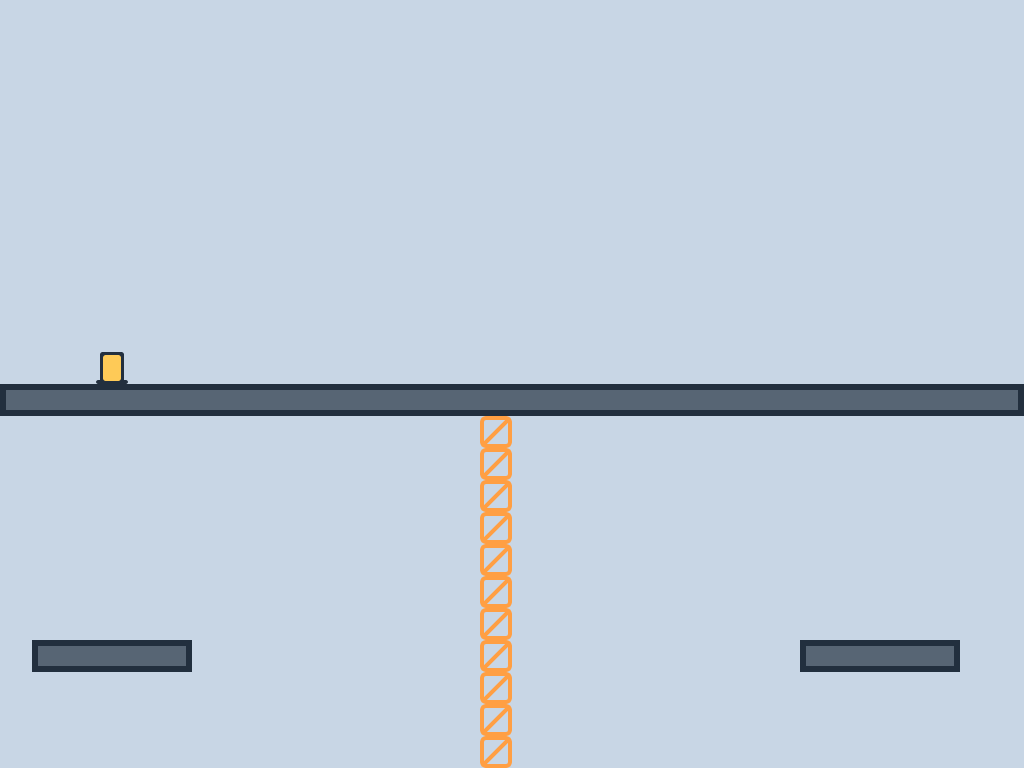

Tiled map render using the project's own tile images. Description and the whole map definition, tile-layer contents included, below:
An orthogonal 32x24 tile map with 32x32 px tiles, 2 tile layers (Ground, Barrier) and 9 objects.

<map version="1.2" tiledversion="1.3.1" orientation="orthogonal" renderorder="right-down" compressionlevel="0" width="32" height="24" tilewidth="32" tileheight="32" infinite="0" nextlayerid="13" nextobjectid="97">
 <tileset firstgid="1" source="tilemap.tsx" />
 <layer id="5" name="Ground" width="32" height="24">
  <properties>
   <property name="StartPosX" type="float" value="2" />
   <property name="StartPosY" type="float" value="18" />
  </properties>
  <data encoding="csv">
6,6,6,6,6,6,6,6,6,6,6,6,6,6,6,6,6,6,6,6,6,6,6,6,6,6,6,6,6,6,6,6,
6,6,6,6,6,6,6,6,6,6,6,6,6,6,6,6,6,6,6,6,6,6,6,6,6,6,6,6,6,6,6,6,
6,6,6,6,6,6,6,6,6,6,6,6,6,6,6,6,6,6,6,6,6,6,6,6,6,6,6,6,6,6,6,6,
6,6,6,6,6,6,6,6,6,6,6,6,6,6,6,6,6,6,6,6,6,6,6,6,6,6,6,6,6,6,6,6,
6,6,6,6,6,6,6,6,6,6,6,6,6,6,6,6,6,6,6,6,6,6,6,6,6,6,6,6,6,6,6,6,
6,6,6,6,6,6,6,6,6,6,6,6,6,6,6,6,6,6,6,6,6,6,6,6,6,6,6,6,6,6,6,6,
6,6,6,6,6,6,6,6,6,6,6,6,6,6,6,6,6,6,6,6,6,6,6,6,6,6,6,6,6,6,6,6,
6,6,6,6,6,6,6,6,6,6,6,6,6,6,6,6,6,6,6,6,6,6,6,6,6,6,6,6,6,6,6,6,
6,6,6,6,6,6,6,6,6,6,6,6,6,6,6,6,6,6,6,6,6,6,6,6,6,6,6,6,6,6,6,6,
6,6,6,6,6,6,6,6,6,6,6,6,6,6,6,6,6,6,6,6,6,6,6,6,6,6,6,6,6,6,6,6,
6,6,6,6,6,6,6,6,6,6,6,6,6,6,6,6,6,6,6,6,6,6,6,6,6,6,6,6,6,6,6,6,
6,6,6,6,6,6,6,6,6,6,6,6,6,6,6,6,6,6,6,6,6,6,6,6,6,6,6,6,6,6,6,6,
37,38,38,38,38,38,38,38,38,38,38,38,38,38,38,38,38,38,38,38,38,38,38,38,38,38,38,38,38,38,38,39,
6,6,6,6,6,6,6,6,6,6,6,6,6,6,6,6,6,6,6,6,6,6,6,6,6,6,6,6,6,6,6,6,
6,6,6,6,6,6,6,6,6,6,6,6,6,6,6,6,6,6,6,6,6,6,6,6,6,6,6,6,6,6,6,6,
6,6,6,6,6,6,6,6,6,6,6,6,6,6,6,6,6,6,6,6,6,6,6,6,6,6,6,6,6,6,6,6,
6,6,6,6,6,6,6,6,6,6,6,6,6,6,6,6,6,6,6,6,6,6,6,6,6,6,6,6,6,6,6,6,
6,6,6,6,6,6,6,6,6,6,6,6,6,6,6,6,6,6,6,6,6,6,6,6,6,6,6,6,6,6,6,6,
6,6,6,6,6,6,6,6,6,6,6,6,6,6,6,6,6,6,6,6,6,6,6,6,6,6,6,6,6,6,6,6,
6,6,6,6,6,6,6,6,6,6,6,6,6,6,6,6,6,6,6,6,6,6,6,6,6,6,6,6,6,6,6,6,
6,37,38,38,38,39,6,6,6,6,6,6,6,6,6,6,6,6,6,6,6,6,6,6,6,37,38,38,38,39,6,6,
6,6,6,6,6,6,6,6,6,6,6,6,6,6,6,6,6,6,6,6,6,6,6,6,6,6,6,6,6,6,6,6,
6,6,6,6,6,6,6,6,6,6,6,6,6,6,6,6,6,6,6,6,6,6,6,6,6,6,6,6,6,6,6,6,
6,6,6,6,6,6,6,6,6,6,6,6,6,6,6,6,6,6,6,6,6,6,6,6,6,6,6,6,6,6,6,6
</data>
 </layer>
 <layer id="10" name="Barrier" width="32" height="24">
  <data encoding="csv">
0,0,0,0,0,0,0,0,0,0,0,0,0,0,0,0,0,0,0,0,0,0,0,0,0,0,0,0,0,0,0,0,
0,0,0,0,0,0,0,0,0,0,0,0,0,0,0,0,0,0,0,0,0,0,0,0,0,0,0,0,0,0,0,0,
0,0,0,0,0,0,0,0,0,0,0,0,0,0,0,0,0,0,0,0,0,0,0,0,0,0,0,0,0,0,0,0,
0,0,0,0,0,0,0,0,0,0,0,0,0,0,0,0,0,0,0,0,0,0,0,0,0,0,0,0,0,0,0,0,
0,0,0,0,0,0,0,0,0,0,0,0,0,0,0,0,0,0,0,0,0,0,0,0,0,0,0,0,0,0,0,0,
0,0,0,0,0,0,0,0,0,0,0,0,0,0,0,0,0,0,0,0,0,0,0,0,0,0,0,0,0,0,0,0,
0,0,0,0,0,0,0,0,0,0,0,0,0,0,0,0,0,0,0,0,0,0,0,0,0,0,0,0,0,0,0,0,
0,0,0,0,0,0,0,0,0,0,0,0,0,0,0,0,0,0,0,0,0,0,0,0,0,0,0,0,0,0,0,0,
0,0,0,0,0,0,0,0,0,0,0,0,0,0,0,0,0,0,0,0,0,0,0,0,0,0,0,0,0,0,0,0,
0,0,0,0,0,0,0,0,0,0,0,0,0,0,0,0,0,0,0,0,0,0,0,0,0,0,0,0,0,0,0,0,
0,0,0,0,0,0,0,0,0,0,0,0,0,0,0,0,0,0,0,0,0,0,0,0,0,0,0,0,0,0,0,0,
0,0,0,9,0,0,0,0,0,0,0,0,0,0,0,0,0,0,0,0,0,0,0,0,0,0,0,0,0,0,0,0,
0,0,0,0,0,0,0,0,0,0,0,0,0,0,0,0,0,0,0,0,0,0,0,0,0,0,0,0,0,0,0,0,
0,0,0,0,0,0,0,0,0,0,0,0,0,0,0,5,0,0,0,0,0,0,0,0,0,0,0,0,0,0,0,0,
0,0,0,0,0,0,0,0,0,0,0,0,0,0,0,5,0,0,0,0,0,0,0,0,0,0,0,0,0,0,0,0,
0,0,0,0,0,0,0,0,0,0,0,0,0,0,0,5,0,0,0,0,0,0,0,0,0,0,0,0,0,0,0,0,
0,0,0,0,0,0,0,0,0,0,0,0,0,0,0,5,0,0,0,0,0,0,0,0,0,0,0,0,0,0,0,0,
0,0,0,0,0,0,0,0,0,0,0,0,0,0,0,5,0,0,0,0,0,0,0,0,0,0,0,0,0,0,0,0,
0,0,0,0,0,0,0,0,0,0,0,0,0,0,0,5,0,0,0,0,0,0,0,0,0,0,0,0,0,0,0,0,
0,0,0,0,0,0,0,0,0,0,0,0,0,0,0,5,0,0,0,0,0,0,0,0,0,0,0,0,0,0,0,0,
0,0,0,0,0,0,0,0,0,0,0,0,0,0,0,5,0,0,0,0,0,0,0,0,0,0,0,0,0,0,0,0,
0,0,0,0,0,0,0,0,0,0,0,0,0,0,0,5,0,0,0,0,0,0,0,0,0,0,0,0,0,0,0,0,
0,0,0,0,0,0,0,0,0,0,0,0,0,0,0,5,0,0,0,0,0,0,0,0,0,0,0,0,0,0,0,0,
0,0,0,0,0,0,0,0,0,0,0,0,0,0,0,5,0,0,0,0,0,0,0,0,0,0,0,0,0,0,0,0
</data>
 </layer>
 <objectgroup id="12" name="Interactions">
  <object id="79" gid="8" x="928" y="640" width="32" height="32">
   <properties>
    <property name="Name" value="Teleporter" />
    <property name="TeleportToX" type="float" value="3" />
    <property name="TeleportToY" type="float" value="11" />
   </properties>
  </object>
  <object id="80" gid="10" x="960" y="384" width="32" height="32">
   <properties>
    <property name="Name" value="Finish" />
   </properties>
  </object>
 </objectgroup>
 <objectgroup id="11" name="Barriers">
  <object id="64" x="480" y="416" width="32" height="352" />
 </objectgroup>
 <objectgroup id="6" name="Static">
  <object id="65" x="32" y="640" width="160" height="32" />
  <object id="69" x="800" y="640" width="160" height="32" />
  <object id="70" x="0" y="384" width="1024" height="32" />
 </objectgroup>
 <objectgroup id="9" name="Dynamic">
  <object id="62" gid="40" x="128" y="576" width="64" height="64">
   <properties>
    <property name="Density" type="float" value="5" />
    <property name="Friction" type="float" value="0.2" />
    <property name="Restitution" type="float" value="0" />
    <property name="Sensor" type="bool" value="false" />
    <property name="UserData" value="dynamicGround" />
   </properties>
  </object>
  <object id="71" gid="40" x="800" y="576" width="64" height="64">
   <properties>
    <property name="Density" type="float" value="5" />
    <property name="Friction" type="float" value="0.2" />
    <property name="Restitution" type="float" value="0" />
    <property name="Sensor" type="bool" value="false" />
    <property name="UserData" value="dynamicGround" />
   </properties>
  </object>
  <object id="96" gid="40" x="320" y="256" width="32" height="32">
   <properties>
    <property name="Density" type="float" value="5" />
    <property name="Friction" type="float" value="0.2" />
    <property name="Restitution" type="float" value="0" />
    <property name="Sensor" type="bool" value="false" />
    <property name="UserData" value="dynamicGround" />
   </properties>
  </object>
 </objectgroup>
</map>